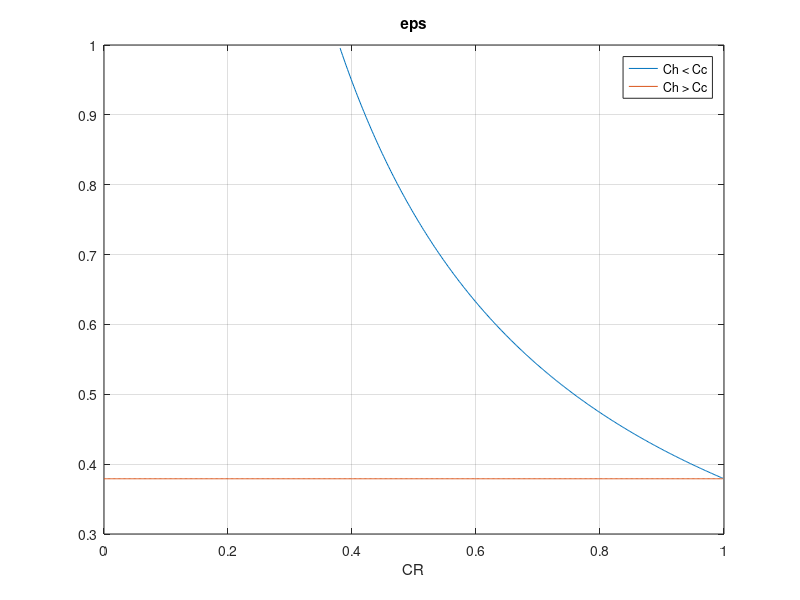
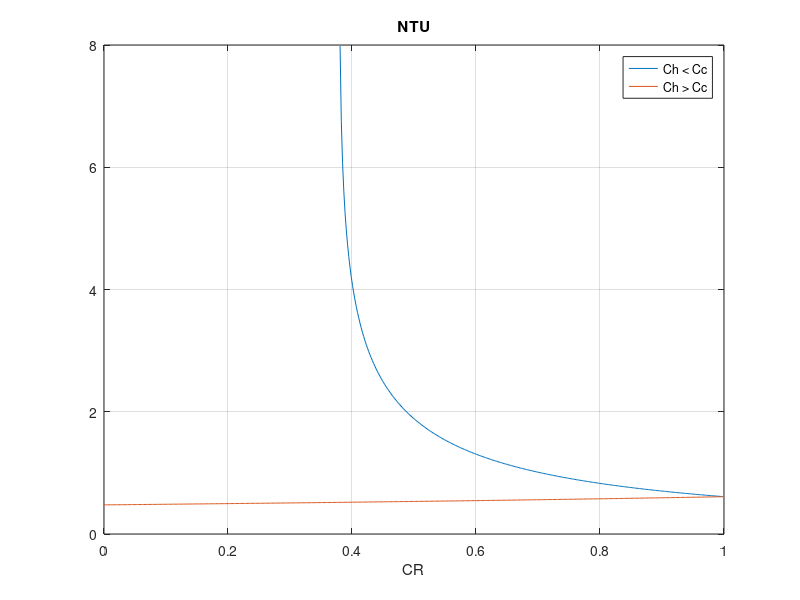
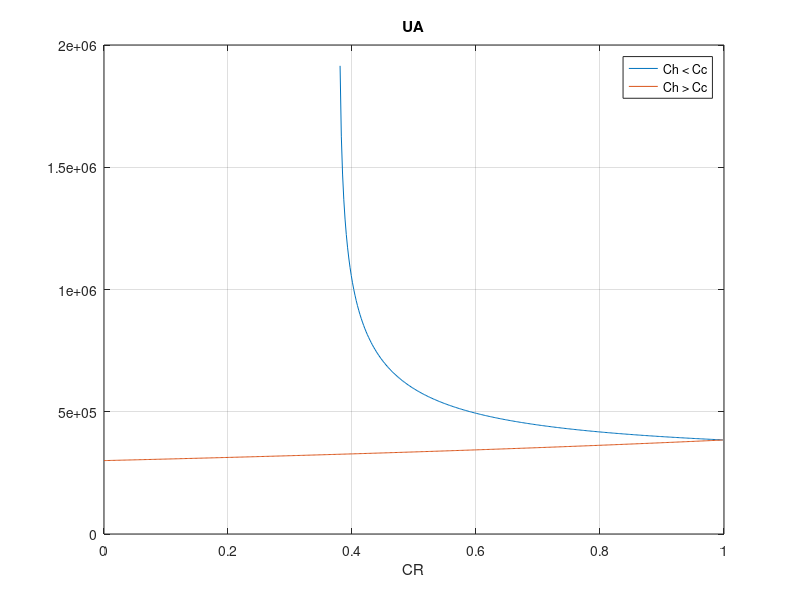
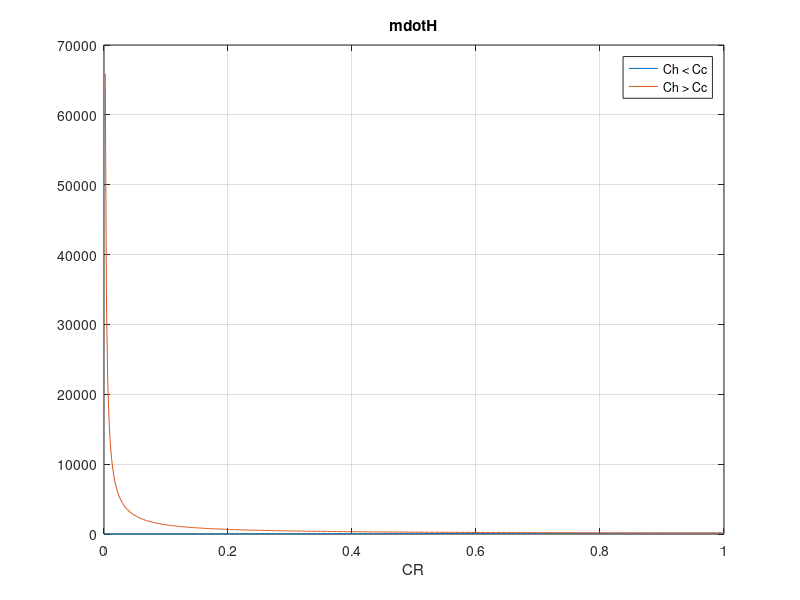

MATLAB code for these plots, in order:
clear all; close all;
%% Vary CR

%% Constants
n = 500;
vec = ones(1,n);
vec2 = ones(1,2*n);

% Temperatures
THin = vec2*(240 + 273);     % [K] Given
TCout = vec2*(110 + 273);    % [K] Given

% Heat and mass flux
Qdot = 50*10^6;        % [J/s] Given
mdotC = 150;           % [kg/s] Given
cpH = 4771.9;          % [J/K] Not actually constant
cpC = 4200;            % [J/K] Constant

Cc = vec2*mdotC*cpC;

%% Questions
TCin = TCout - Qdot/(mdotC*cpC); % [K] Calculate cold-side inlet temperature

CR = linspace(0,1,n); % [-] Choose a value for heat capacity ratio CR NIET HOGER DAN 1
CR = [CR,flip(CR)];
hi = zeros(1,2*n); % When is Ch higher than Cc
hi(n+1:end) = 1;

Ch = zeros(1,2*n);
Ch(hi==1) = Cc(hi==1)./CR(hi==1); % When Ch > Cc
Ch(hi==0) = Cc(hi==0).*CR(hi==0); % When Ch < Cc

Cmin = min(Cc,Ch);
Cmax = max(Cc,Ch);

mdotH = Ch/cpH;
THout = THin - Cc./Ch.*(TCout-TCin);
THout(THout < TCin) = nan;

% For counterflow:
dT1 = THout - TCin;
dT2 = THin - TCout;
dT_lm = (dT2 - dT1)./log(dT2./dT1);
    
%%
UA = Qdot./dT_lm;
NTU = UA./Cmin;
eps = (1-exp(-NTU.*(1-CR)))./(1-CR.*exp(-NTU.*(1-CR)));

%% Plot
figure(1)
plot(CR(hi==0), eps(hi==0)); hold on
plot(CR(hi==1), eps(hi==1))
title('eps')
legend('Ch < Cc', 'Ch > Cc')
grid on
xlabel('CR')

figure(2)
plot(CR(hi==0), NTU(hi==0)); hold on
plot(CR(hi==1), NTU(hi==1))
title('NTU')
legend('Ch < Cc', 'Ch > Cc')
grid on
xlabel('CR')


figure(3)
plot(CR(hi==0), UA(hi==0)); hold on
plot(CR(hi==1), UA(hi==1))
title('UA')
legend('Ch < Cc', 'Ch > Cc')
grid on
xlabel('CR')

figure(4)
plot(CR(hi==0), mdotH(hi==0)); hold on
plot(CR(hi==1), mdotH(hi==1))
title('mdotH')
legend('Ch < Cc', 'Ch > Cc')
grid on
xlabel('CR')

figure(5)
plot(CR(hi==0), Ch(hi==0)); hold on
plot(CR(hi==1), Ch(hi==1))
title('Ch')
legend('Ch < Cc', 'Ch > Cc')
grid on
xlabel('CR')
